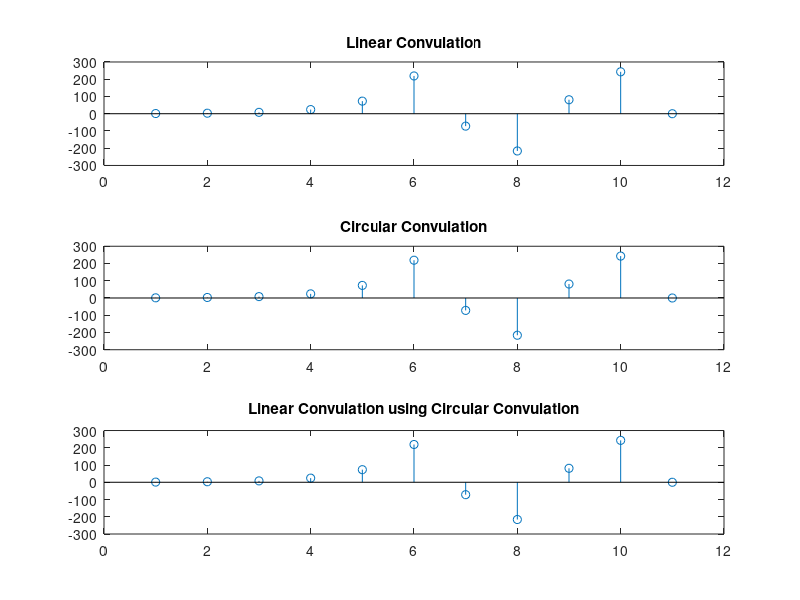

The MATLAB script that drew this image:
clear all;
clc;
n = 0:5;
x = cos(n*pi/2);
y = 3.^n;
c1 = conv(x,y);
c2 = cconv(x,y,11);
x1 = [x zeros(1,11-length(x))];
y1 = [y zeros(1,11-length(y))];
c3 = ifft(fft(x1).*fft(y1));
subplot(3,1,1), stem(c1);
title("Linear Convulation");
subplot(3,1,2), stem(c2), title("Circular Convulation");
subplot(3,1,3), stem(c3), title("Linear Convulation using Circular Convulation");
